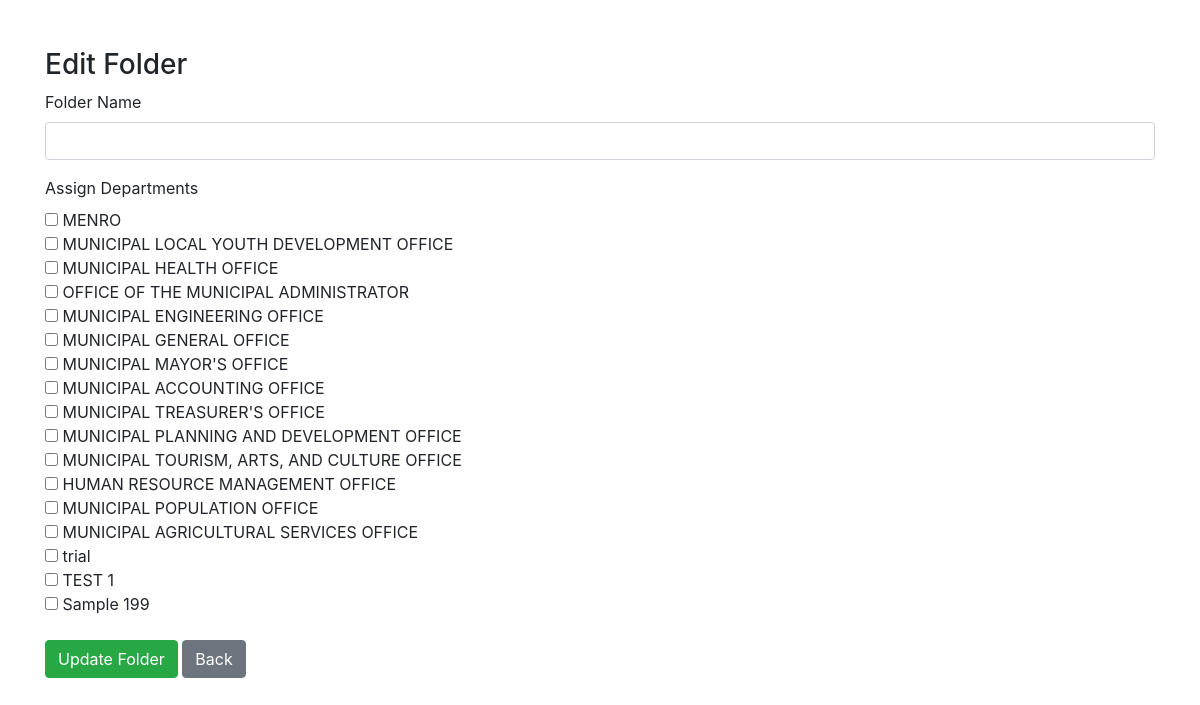
/records-administrator/edit_folder.php (signed in), run on an earlier commit of the app's database.
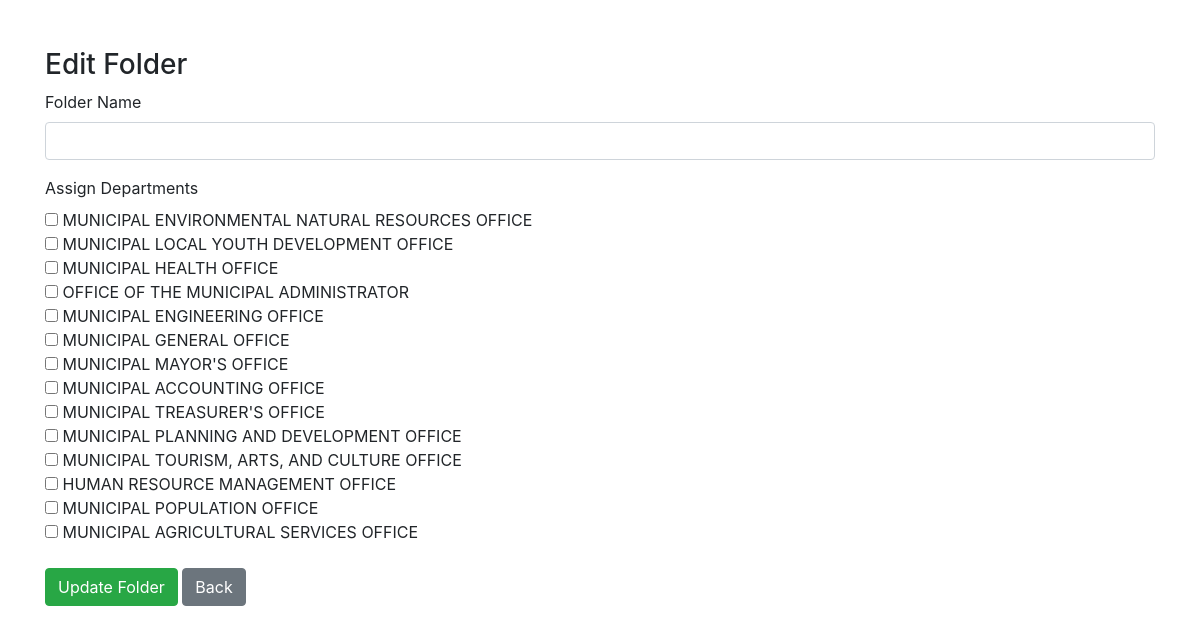
And on a later commit of the database.
### tables this page shows
CREATE TABLE `departments` (
  `department_id` int(11) NOT NULL,
  `department_name` varchar(150) NOT NULL,
  `department_img` varchar(255) DEFAULT NULL,
  `department_status` enum('Active','Archived') DEFAULT 'Active',
  `created_at` timestamp NOT NULL DEFAULT current_timestamp()
);

### records-administrator/edit_folder.php (the view, shortened to what this page needs)
<?php
require_once("../include/connection.php");
$id = $_GET['id'];
$folder = mysqli_query($conn,"SELECT * FROM folders WHERE folder_id='$id'");
$f = mysqli_fetch_array($folder);
?>
<!DOCTYPE html>
<html>
<head>
<link rel="stylesheet" href="css/bootstrap.min.css">
</head>
<body>
<div class="container mt-5">
<h3>Edit Folder</h3>
<form method="POST">
<div class="form-group">
<label>Folder Name</label>
<input type="text"
name="folder_name"
class="form-control"
value="<?php echo $f['folder_name']; ?>"
required>
</div>
<label>Assign Departments</label>
<?php
$dept = mysqli_query($conn,"SELECT * FROM departments");
while($d=mysqli_fetch_array($dept)){
$check = mysqli_query($conn,"
SELECT * FROM folder_departments
WHERE folder_id='$id'
AND department_id='".$d['department_id']."'
");
$checked = mysqli_num_rows($check)>0 ? "checked" : "";
?>
<div>
<input type="checkbox"
name="departments[]"
value="<?php echo $d['department_id']; ?>"
<?php echo $checked; ?>>
<?php echo $d['department_name']; ?>
</div>
<?php } ?>
<br>
<button class="btn btn-success" name="update">Update Folder</button>
<a href="folder_management.php" class="btn btn-secondary">Back</a>
</form>
</div>
</body>
</html>

What changed in the data, as far as the page shows it:
removed departments: department_name "trial"
removed departments: department_name "TEST 1"
removed departments: department_name "Sample 199"
changed departments: department_name "MENRO" → "MUNICIPAL ENVIRONMENTAL NATURAL RESOURCES OFFICE"
